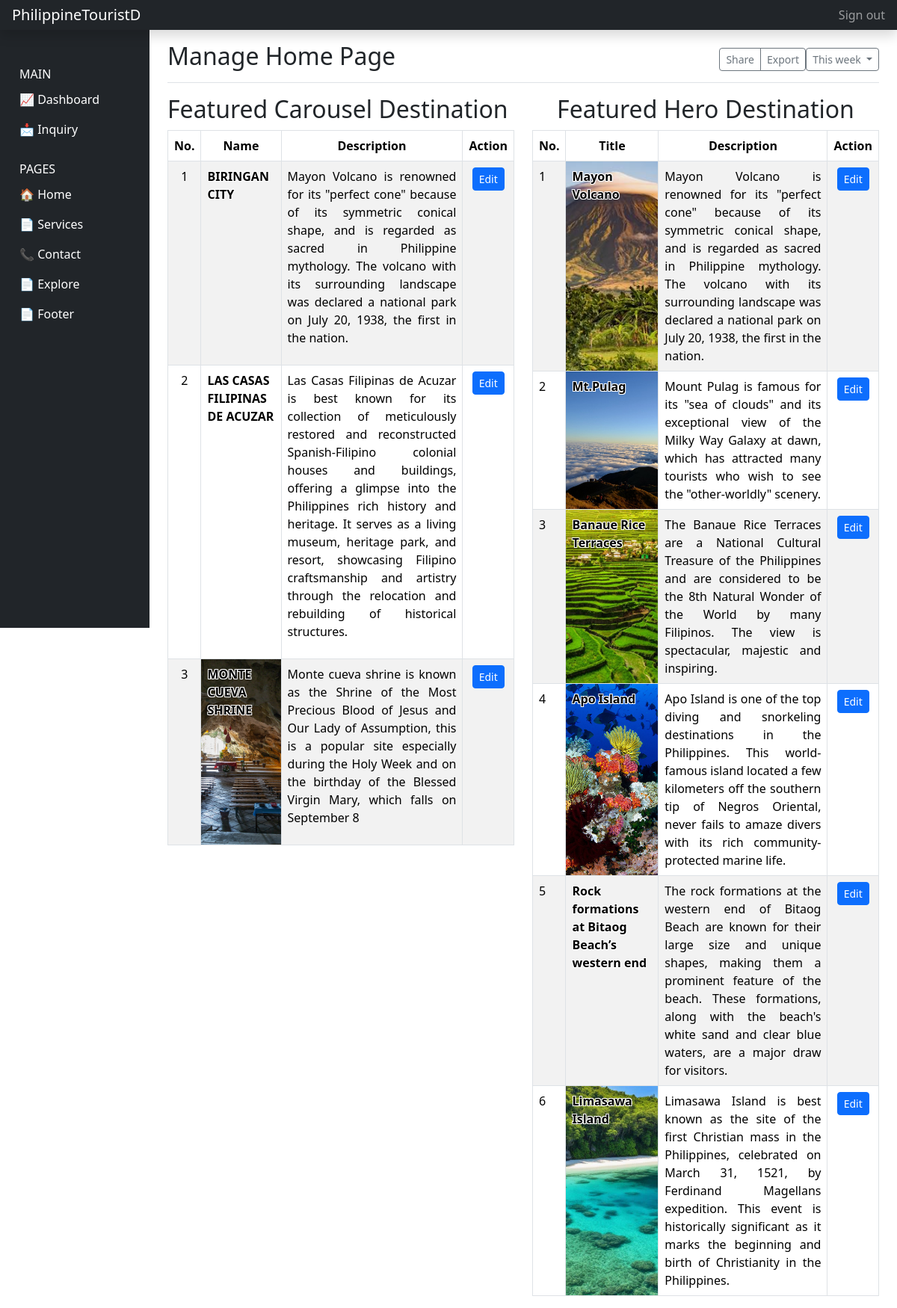
The app's page /views/home.php with its own data.
### tables this page shows
CREATE TABLE `carousel_ft_db` (
  `cft_id` int(11) NOT NULL,
  `cft_name` varchar(100) NOT NULL,
  `cft_desc` varchar(800) NOT NULL,
  `cft_imgLink` enum('1','0') NOT NULL,
  `cft_img` varchar(1000) NOT NULL,
  `cft_moreLink` enum('1','0') NOT NULL,
  `cft_more` varchar(1000) NOT NULL,
  `cft_date` datetime NOT NULL DEFAULT current_timestamp()
);

CREATE TABLE `hero_ft_db` (
  `hft_id` int(11) NOT NULL,
  `hft_title` varchar(55) NOT NULL,
  `hft_desc` varchar(1000) NOT NULL,
  `hft_img` varchar(550) NOT NULL,
  `hft_date` datetime NOT NULL DEFAULT current_timestamp()
);

### views/home.php (the view, shortened to what this page needs)
<?php include '../nav/admin_header.php' ?>
<main role="main" class="col-md-9 ml-sm-auto col-lg-10 px-md-4">
    <div class="d-flex justify-content-between flex-wrap flex-md-nowrap align-items-center pt-3 pb-2 mb-3 border-bottom">
        <h1 class="h2">Manage Home Page</h1>
        <div class="btn-toolbar mb-2 mb-md-0">
            <div class="btn-group mr-2">
                <button type="button" class="btn btn-sm btn-outline-secondary">Share</button>
                <button type="button" class="btn btn-sm btn-outline-secondary">Export</button>
            </div>
            <button type="button" class="btn btn-sm btn-outline-secondary dropdown-toggle">
                This week
            </button>
        </div>
    </div>
    <div class="row">
        <div class="col-md-6">
            <h2>Featured Carousel Destination</h2>
            <div class="table-responsive">
                <table id="table1" class="table table-striped table-md table-hover table-bordered">
                    <thead>
                        <tr align="center">
                            <th>No.</th>
                            <th>Name</th>
                            <th>Description</th>
                            <th>Action</th>
                        </tr>
                    </thead>
                    <tbody>
                        <?php
                        $n = 0;
                        if (!empty($get_cft_query)) {
                            foreach ($get_cft_query as $img): $n++;
                        ?>
                                <tr>
                                    <td align="center"><?= $n ?></td>
                                    <td style="
                                        background-image: url('<?= $img['cft_imgLink'] == 0 ? '../images/' . $img['cft_imgLink'] : $img['cft_img']  ?>');
                                        background-size: cover;
                                        background-position: center;
                                        background-repeat: no-repeat;">
                                        <b style="text-shadow: -1px -1px 0 white, 1px -1px 0 white, -1px 1px 0 white, 1px 1px 0 white;">
                                            <?= $img['cft_name'] ?>
                                        </b>
                                    </td>
                                    <td>
                                        <p style="text-align:justify;"><?= $img['cft_desc'] ?></p>
                                    </td>
                                    <td align="center">
                                        <button class="btn btn-primary btn-sm" title="UPDATE FEATURE" data-toggle="modal" data-target="#update<?= $img['cft_id'] ?>">
                                            <span data-feather="edit" title="UPDATE FEATURE">Edit</span>
                                        </button>
                                    </td>
                                </tr>
                            <?php
                            endforeach;
                        } else {
                            ?>
                        <?php } ?>
                    </tbody>
                </table>
            </div>
        </div>
        <div class="col-md-6">
            <h2 style="text-align: center;">Featured Hero Destination</h2>
            <div class="table-responsive">
                <table id="table2" class="table table-striped table-md table-hover table-bordered">
                    <thead>
                        <tr align="center">
                            <th>No.</th>
                            <th>Title</th>
                            <th>Description</th>
                            <th>Action</th>
                        </tr>
                    </thead>
                    <tbody>
                        <?php $n = 0;
                        foreach ($get_hft_query as $hft): $n++; ?>
                            <tr>
                                <td><?= $n ?></td>
                                <td style="
													background-image: url(<?= $hft['hft_img']  ?>);
													background-size: cover;
													background-position: center;
													background-repeat: no-repeat;
													">
                                    <b style="text-shadow: 	-1px -1px 0 white,
																		1px -1px 0 white,
																		-1px  1px 0 white,
																		1px  1px 0 white;">
                                        <?= $hft['hft_title'] . "</br><small>" ?>
                                    </b>
                                </td>
                                <td style="text-align: justify;"><?= $hft['hft_desc'] ?></td>
                                <td align="center">
                                    <button class="btn btn-primary btn-sm"
                                        title="UPDATE HERO FEATURE"
                                        data-toggle="modal"
                                        data-target="#update_hft_<?= $hft['hft_id'] ?>">
                                        <span data-feather="edit" title="UPDATE HERO FEATURE">Edit</span>
                                    </button>
                                </td>
                            </tr>
                        <?php endforeach ?>
                    </tbody>
                </table>
            </div>
        </div>
    </div>
    <?php include '../nav/admin_footer.php'; ?>

### nav/admin_header.php (shortened to what this page needs)
<?php
require '../model/db.php';
$get_cft_sql = "SELECT * FROM carousel_ft_db";
$get_cft_query = mysqli_query($conn, $get_cft_sql);
$get_hft_sql = "SELECT * FROM hero_ft_db";
$get_hft_query = mysqli_query($conn, $get_hft_sql);
?>
<!DOCTYPE html>
<html lang="en">
<head>
    <link href="https://cdn.jsdelivr.net/npm/bootstrap@5.3.3/dist/css/bootstrap.min.css" rel="stylesheet">
    <link href="https://cdn.jsdelivr.net/npm/bootstrap@5.3.3/dist/css/bootstrap.min.css" rel="stylesheet">
    <link rel="stylesheets" href="https://cdn.datatables.net/1.13.4/css/dataTables.bootstrap5.min.css">
    <link href="https://cdn.jsdelivr.net/npm/bootstrap-icons@1.10.5/font/bootstrap-icons.css" rel="stylesheet">
    <link href="../assets/dist/css/style.css" rel="stylesheet">
</head>
<body>
    <nav class="navbar navbar-dark sticky-top bg-dark flex-md-nowrap p-0 shadow">
        <a class="navbar-brand col-md-3 col-lg-2 mr-0 px-3" href="#">PhilippineTouristD</a>
        <ul class="navbar-nav px-3">
            <li class="nav-item text-nowrap">
                <a class="nav-link" href="../views/logout.php">Sign out</a>
            </li>
        </ul>
    </nav>
    <div class="container-fluid">
        <div class="row">
            <nav id="sidebarMenu" class="col-md-3 col-lg-2 d-md-block bg-dark sidebar collapse">
                <div class="sidebar-sticky pt-3">
                    <h6 class="sidebar-heading d-flex justify-content-between align-items-center px-3 mt-4 mb-1 text-muted">
                        <span style="color: white;">MAIN</span>
                    </h6>
                    <ul class="nav flex-column">
                        <li class="nav-item">
                            <a class="nav-link active" href="../views/dashboard.php" style="color: white;">
                                &#128200; Dashboard
                            </a>
                        </li>
                        <li class="nav-item">
                            <a class="nav-link" href="../views/inquiry.php" style="color: white;">
                                &#128233; Inquiry
                            </a>
                        </li>
                    </ul>
                    <h6 class="sidebar-heading d-flex justify-content-between align-items-center px-3 mt-4 mb-1 text-muted">
                        <span style="color: white;">PAGES</span>
                    </h6>
                    <ul class="nav flex-column mb-2">
                        <li class="nav-item"><a class="nav-link" href="../views/home.php" style="color: white;">&#127968; Home</a></li>
                        <li class="nav-item"><a class="nav-link" href="#" onclick="underConstruction()" style="color: white;">&#128196; Services</a></li>
                        <li class="nav-item"><a class="nav-link" href="#" onclick="underConstruction()" style="color: white;">&#128222; Contact</a></li>
                        <li class="nav-item"><a class="nav-link" href="#" onclick="underConstruction()" style="color: white;">&#128196; Explore</a></li>
                        <li class="nav-item"><a class="nav-link" href="#" onclick="underConstruction()" style="color: white;">&#128196; Footer</a></li>
                    </ul>
                </div>
            </nav>

### nav/admin_footer.php (shortened to what this page needs)
</body>
</html>

### nav/admin_header.php (style rules this page uses)
body { overflow-x: hidden; }
.sidebar { height: 100vh; background-color: #343a40; color: white; }
.sidebar { color: white; text-decoration: none; padding: 10px; display: block; }

### records on screen
carousel_ft_db: cft_name "BIRINGAN CITY", cft_desc "Mayon Volcano is renowned for its \"perfect cone\" because of its symmetric conical shape, and is regarded as sacred in Philippine mythology. The volcano with its surrounding landscape was declared a national park on July 20, 1938, the first in the nation."
carousel_ft_db: cft_name "LAS CASAS FILIPINAS DE ACUZAR", cft_desc "Las Casas Filipinas de Acuzar is best known for its collection of meticulously restored and reconstructed Spanish-Filipino colonial houses and buildings, offering a glimpse into the Philippines rich history and heritage. It serves as a living museum, heritage park, and resort, showcasing Filipino craftsmanship and artistry through the relocation and rebuilding of historical structures."
carousel_ft_db: cft_img (picture), cft_name "MONTE CUEVA SHRINE", cft_desc "Monte cueva shrine is known as the Shrine of the Most Precious Blood of Jesus and Our Lady of Assumption, this is a popular site especially during the Holy Week and on the birthday of the Blessed Virgin Mary, which falls on September 8"
hero_ft_db: hft_img (picture), hft_title "Mayon Volcano", hft_desc "Mayon Volcano is renowned for its \"perfect cone\" because of its symmetric conical shape, and is regarded as sacred in Philippine mythology. The volcano with its surrounding landscape was declared a national park on July 20, 1938, the first in the nation."
hero_ft_db: hft_img (picture), hft_title "Mt.Pulag", hft_desc "Mount Pulag is famous for its \"sea of clouds\" and its exceptional view of the Milky Way Galaxy at dawn, which has attracted many tourists who wish to see the \"other-worldly\" scenery."
hero_ft_db: hft_img (picture), hft_title "Banaue Rice Terraces", hft_desc "The Banaue Rice Terraces are a National Cultural Treasure of the Philippines and are considered to be the 8th Natural Wonder of the World by many Filipinos. The view is spectacular, majestic and inspiring."
hero_ft_db: hft_img (picture), hft_title "Apo Island", hft_desc "Apo Island is one of the top diving and snorkeling destinations in the Philippines. This world- famous island located a few kilometers off the southern tip of Negros Oriental, never fails to amaze divers with its rich community-protected marine life."
hero_ft_db: hft_title "Rock formations at Bitaog Beach’s western end", hft_desc "The rock formations at the western end of Bitaog Beach are known for their large size and unique shapes, making them a prominent feature of the beach. These formations, along with the beach's white sand and clear blue waters, are a major draw for visitors."
hero_ft_db: hft_img (picture), hft_title "Limasawa Island", hft_desc "Limasawa Island is best known as the site of the first Christian mass in the Philippines, celebrated on March 31, 1521, by Ferdinand Magellans expedition. This event is historically significant as it marks the beginning and birth of Christianity in the Philippines."
